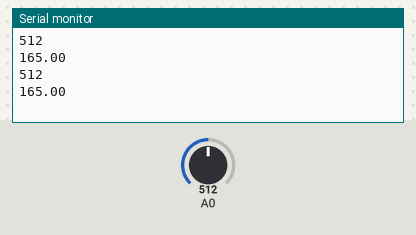
Bench run of a sketch on a simulated Arduino Uno, built with avr-gcc and run on an emulated ATmega328P. Parts: the last lines printed to the serial monitor. The test bench sets the inputs (shaded band); at power-on: A0 = 512.

Above: at 1.8 s.
1.9 s: A0 set to 716
At 2.8 s:
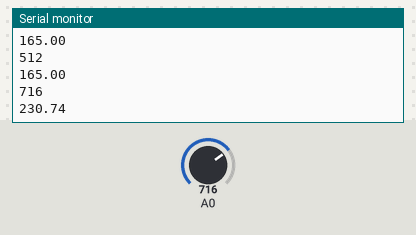
3.4 s: A0 set to 900
At 4.5 s:
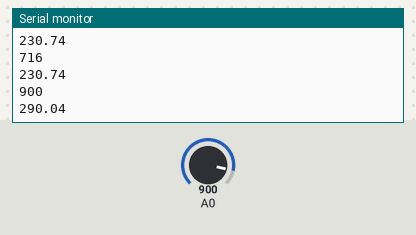
Timing chart, 0 to 6.4 s (numbered marks = the images above; inputs shaded):
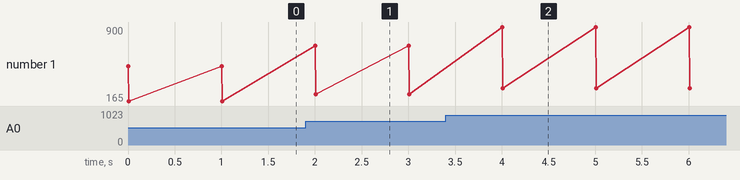

Measured:
- after the input at 1.9 s, the serial monitor: prints a new line after 0.10 s (image 1)
- after the input at 3.4 s, the serial monitor: prints a new line after 0.60 s (image 2)
- plotted number 1: 165 → 230.74 after the input at 1.9 s, 230.74 → 290.04 after the input at 3.4 s

The sketch:

ir_sensor.ino
```cpp
//int cnt=0;
//int flag;
//int laststate=1;
void setup() {
  // put your setup code here, to run once:
  pinMode(A0,INPUT);
  Serial.begin(9600);
/*  flag = 0;*/
}


void loop() {
  // put your main code here, to run repeatedly:
  int x = analogRead(A0);
  Serial.println(x);
  float c = (x*3.3*100)/(1024);
  Serial.println(c);
  /*
  if(x==1 && !flag)
    {
      flag = 1;
    }else if(x==0 && flag)
  {
      cnt= cnt+1;
      Serial.println(cnt);
      flag = 0;
    }
   */
    delay(1000);

}
```
